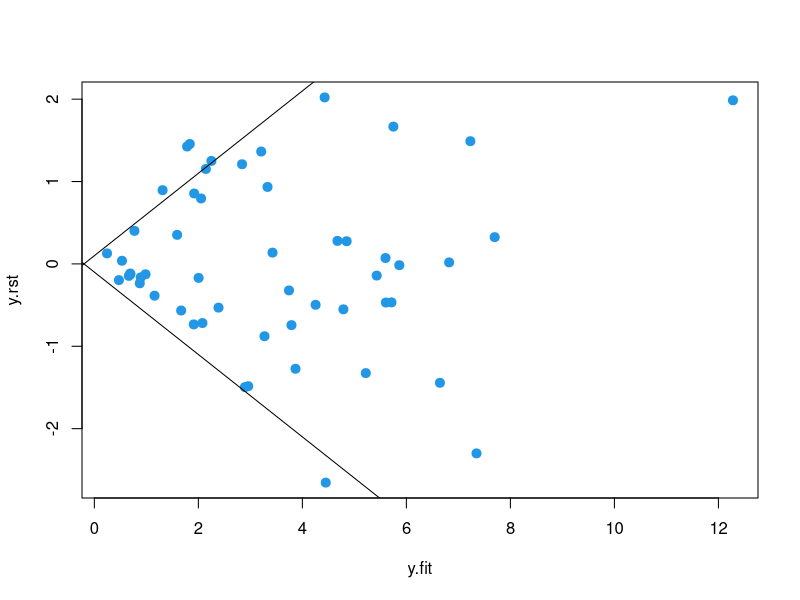
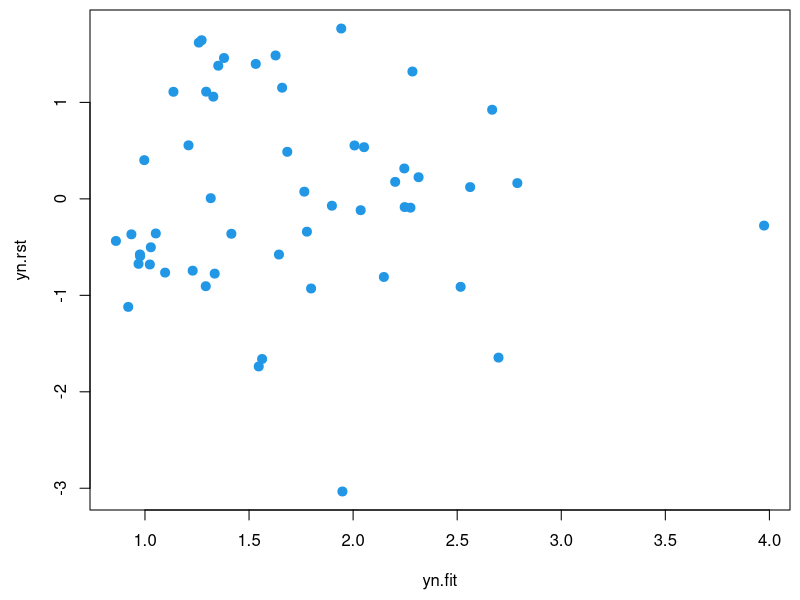

Here is the R script that generated these plots, in order:
rt <- read.table("exam0614.data")
lm.sol <- lm(Y ~ 1 + X, data = rt); summary(lm.sol)

y.rst <- rstandard(lm.sol); y.fit <- predict(lm.sol)
plot(y.rst ~ y.fit, pch = 19, cex = 1.2, col = 4)
abline(0.1,0.5); abline(-0.1, -0.5)

win.graph(width=8, height=6)
par(mai=c(0.9, 0.9, 0.1, 0.1))

lm.new <- update(lm.sol, sqrt(.) ~ .); coef(lm.new)
yn.rst <- rstandard(lm.new); yn.fit <- predict(lm.new)
plot(yn.rst ~ yn.fit, pch = 19, cex = 1.2, col = 4)

savePlot("exam0614_2", type = "eps")